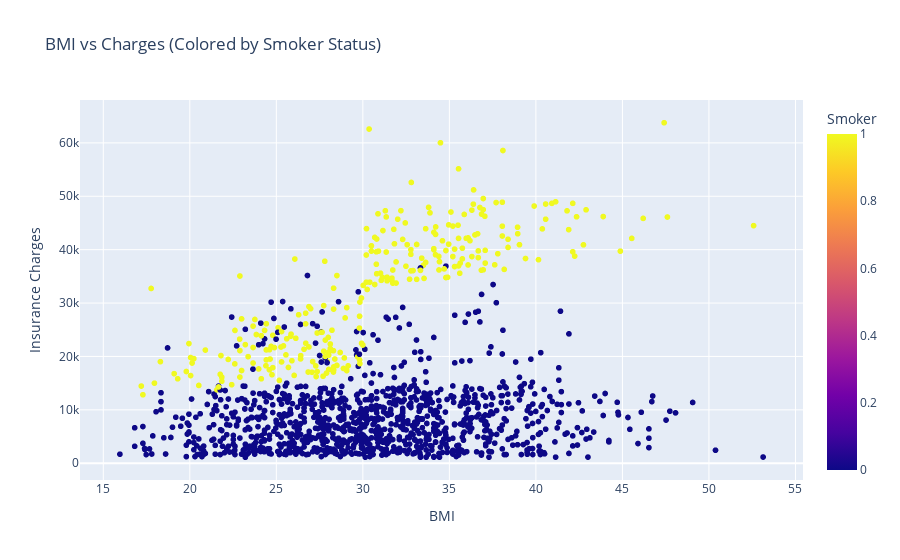

The code cell stored with this chart in its notebook:
### Markdown cell above
To investigate this, I used an interactive Plotly scatter plot to visualise the relationship between BMI and insurance charges, with points coloured by smoking status. This allowed me to observe how charges vary with BMI and whether there are noticeable differences between smokers and non-smokers.

### Code cell
fig = px.scatter(
df, x='bmi', y='charges', color='smoker',
title='BMI vs Charges (Colored by Smoker Status)',
labels={'bmi': 'BMI', 'charges': 'Insurance Charges', 'smoker': 'Smoker'}
)
fig.show()

### Figure 1 — Plotly figure (JSON) as saved in the notebook; plotly's stock layout.template omitted (floating-point values rounded to 4 significant figures; data arrays with more than 128 entries replaced by an {"elided": "..."} marker saying what was removed)
{"data": [{"hovertemplate": "BMI=%{x}<br>Insurance Charges=%{y}<br>Smoker=%{marker.color}<extra></extra>", "legendgroup": "", "marker": {"color": {"elided": "1337 int values"}, "coloraxis": "coloraxis", "symbol": "circle"}, "mode": "markers", "name": "", "showlegend": false, "type": "scattergl", "x": {"elided": "1337 float values"}, "xaxis": "x", "y": {"elided": "1337 float values"}, "yaxis": "y"}], "layout": {"coloraxis": {"colorbar": {"title": {"text": "Smoker"}}, "colorscale": [[0, "#0d0887"], [0.1111, "#46039f"], [0.2222, "#7201a8"], [0.3333, "#9c179e"], [0.4444, "#bd3786"], [0.5556, "#d8576b"], [0.6667, "#ed7953"], [0.7778, "#fb9f3a"], [0.8889, "#fdca26"], [1, "#f0f921"]]}, "legend": {"tracegroupgap": 0}, "title": {"text": "BMI vs Charges (Colored by Smoker Status)"}, "xaxis": {"anchor": "y", "domain": [0, 1], "title": {"text": "BMI"}}, "yaxis": {"anchor": "x", "domain": [0, 1], "title": {"text": "Insurance Charges"}}}}
